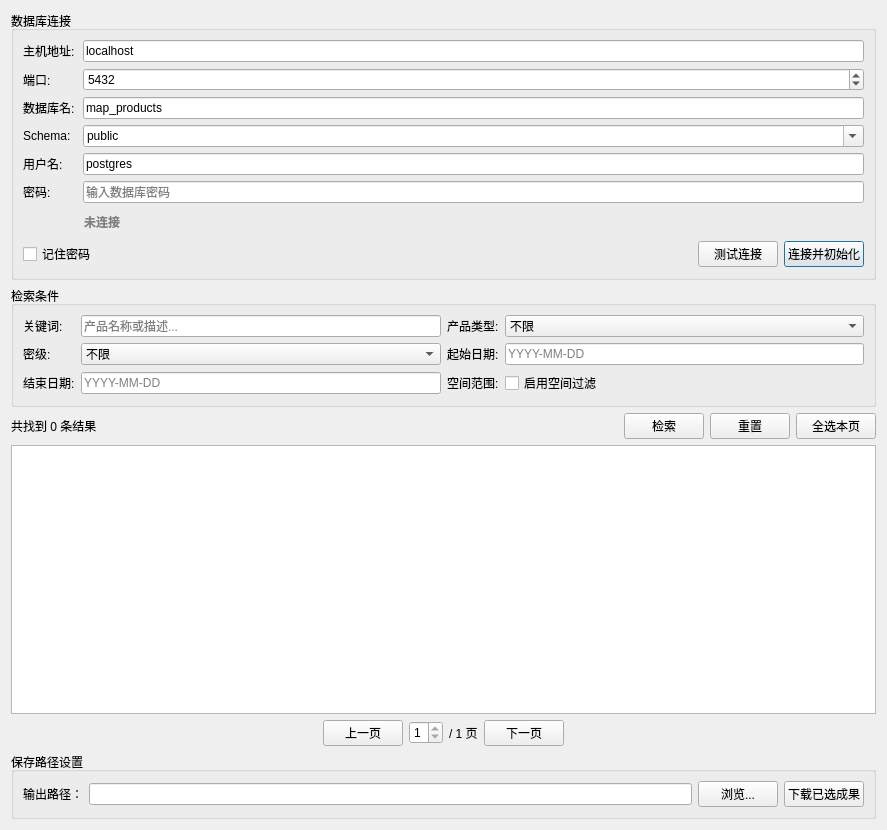
<?xml version="1.0" encoding="UTF-8"?>
<ui version="4.0">
 <class>mapdata_download</class>
 <widget class="QDialog" name="mapdata_download">
  <property name="geometry">
   <rect>
    <x>0</x>
    <y>0</y>
    <width>887</width>
    <height>830</height>
   </rect>
  </property>
  <property name="windowTitle">
   <string>地图数据下载</string>
  </property>
  <layout class="QGridLayout" name="gridLayout_2">
   <item row="0" column="0" colspan="8">
    <widget class="QGroupBox" name="groupBox">
     <property name="title">
      <string>数据库连接</string>
     </property>
     <layout class="QGridLayout" name="gridLayout">
      <item row="0" column="0" colspan="2">
       <widget class="QLabel" name="hostLabel">
        <property name="text">
         <string>主机地址:</string>
        </property>
       </widget>
      </item>
      <item row="0" column="2">
       <widget class="QLineEdit" name="mHostEdit">
        <property name="text">
         <string>localhost</string>
        </property>
        <property name="placeholderText">
         <string>PostgreSQL服务器IP或域名</string>
        </property>
       </widget>
      </item>
      <item row="1" column="0">
       <widget class="QLabel" name="portLabel">
        <property name="text">
         <string>端口:</string>
        </property>
       </widget>
      </item>
      <item row="1" column="2">
       <widget class="QSpinBox" name="mPortSpin">
        <property name="minimum">
         <number>1</number>
        </property>
        <property name="maximum">
         <number>65535</number>
        </property>
        <property name="value">
         <number>5432</number>
        </property>
       </widget>
      </item>
      <item row="2" column="0" colspan="2">
       <widget class="QLabel" name="dbNameLabel">
        <property name="text">
         <string>数据库名:</string>
        </property>
       </widget>
      </item>
      <item row="2" column="2">
       <widget class="QLineEdit" name="mDbNameEdit">
        <property name="text">
         <string>map_products</string>
        </property>
        <property name="placeholderText">
         <string>已启用PostGIS的数据库名称</string>
        </property>
       </widget>
      </item>
      <item row="3" column="0">
       <widget class="QLabel" name="schemaLabel">
        <property name="text">
         <string>Schema:</string>
        </property>
       </widget>
      </item>
      <item row="3" column="2">
       <widget class="QComboBox" name="mSchemaCombo">
        <property name="editable">
         <bool>true</bool>
        </property>
        <item>
         <property name="text">
          <string>public</string>
         </property>
        </item>
        <item>
         <property name="text">
          <string>map_products</string>
         </property>
        </item>
       </widget>
      </item>
      <item row="4" column="0">
       <widget class="QLabel" name="userLabel">
        <property name="text">
         <string>用户名:</string>
        </property>
       </widget>
      </item>
      <item row="4" column="2">
       <widget class="QLineEdit" name="mUserEdit">
        <property name="text">
         <string>postgres</string>
        </property>
        <property name="placeholderText">
         <string>数据库登录用户名</string>
        </property>
       </widget>
      </item>
      <item row="5" column="0">
       <widget class="QLabel" name="passwordLabel">
        <property name="text">
         <string>密码:</string>
        </property>
       </widget>
      </item>
      <item row="5" column="2">
       <widget class="QLineEdit" name="mPasswordEdit">
        <property name="echoMode">
         <enum>QLineEdit::Normal</enum>
        </property>
        <property name="placeholderText">
         <string>输入数据库密码</string>
        </property>
       </widget>
      </item>
      <item row="6" column="1" colspan="2">
       <widget class="QLabel" name="mStatusLabel">
        <property name="styleSheet">
         <string>QLabel { color: gray; font-weight: bold; padding: 4px; }</string>
        </property>
        <property name="text">
         <string>未连接</string>
        </property>
       </widget>
      </item>
      <item row="7" column="0" colspan="3">
       <layout class="QHBoxLayout" name="btnLayout">
        <item>
         <widget class="QCheckBox" name="mSavePwdCheck">
          <property name="text">
           <string>记住密码</string>
          </property>
         </widget>
        </item>
        <item>
         <spacer name="horizontalSpacer_3">
          <property name="orientation">
           <enum>Qt::Horizontal</enum>
          </property>
          <property name="sizeHint" stdset="0">
           <size>
            <width>40</width>
            <height>20</height>
           </size>
          </property>
         </spacer>
        </item>
        <item>
         <spacer name="horizontalSpacer_2">
          <property name="orientation">
           <enum>Qt::Vertical</enum>
          </property>
          <property name="sizeHint" stdset="0">
           <size>
            <width>40</width>
            <height>20</height>
           </size>
          </property>
         </spacer>
        </item>
        <item>
         <widget class="QPushButton" name="mTestBtn">
          <property name="toolTip">
           <string>测试数据库连接是否可用（不会初始化Schema）</string>
          </property>
          <property name="text">
           <string>测试连接</string>
          </property>
         </widget>
        </item>
        <item>
         <widget class="QPushButton" name="mConnectBtn">
          <property name="toolTip">
           <string>连接数据库并自动初始化表结构</string>
          </property>
          <property name="text">
           <string>连接并初始化</string>
          </property>
          <property name="default">
           <bool>true</bool>
          </property>
         </widget>
        </item>
       </layout>
      </item>
     </layout>
    </widget>
   </item>
   <item row="1" column="0" colspan="8">
    <widget class="QGroupBox" name="searchGroup">
     <property name="title">
      <string>检索条件</string>
     </property>
     <layout class="QGridLayout" name="searchLayout">
      <item row="1" column="3">
       <widget class="QLineEdit" name="mDateFromEdit">
        <property name="placeholderText">
         <string>YYYY-MM-DD</string>
        </property>
       </widget>
      </item>
      <item row="0" column="2">
       <widget class="QLabel" name="productTypeLabel">
        <property name="text">
         <string>产品类型:</string>
        </property>
       </widget>
      </item>
      <item row="0" column="3">
       <widget class="QComboBox" name="mProductTypeCombo">
        <item>
         <property name="text">
          <string>不限</string>
         </property>
        </item>
        <item>
         <property name="text">
          <string>矢量数据</string>
         </property>
        </item>
        <item>
         <property name="text">
          <string>栅格数据</string>
         </property>
        </item>
        <item>
         <property name="text">
          <string>制图文件</string>
         </property>
        </item>
        <item>
         <property name="text">
          <string>其它类型文件</string>
         </property>
        </item>
       </widget>
      </item>
      <item row="1" column="1">
       <widget class="QComboBox" name="mSecurityLevelCombo">
        <item>
         <property name="text">
          <string>不限</string>
         </property>
        </item>
        <item>
         <property name="text">
          <string>非密</string>
         </property>
        </item>
        <item>
         <property name="text">
          <string>内部</string>
         </property>
        </item>
        <item>
         <property name="text">
          <string>机密</string>
         </property>
        </item>
        <item>
         <property name="text">
          <string>秘密</string>
         </property>
        </item>
        <item>
         <property name="text">
          <string>绝密</string>
         </property>
        </item>
       </widget>
      </item>
      <item row="2" column="2">
       <widget class="QLabel" name="spatialLabel">
        <property name="text">
         <string>空间范围:</string>
        </property>
       </widget>
      </item>
      <item row="1" column="2">
       <widget class="QLabel" name="dateFromLabel">
        <property name="text">
         <string>起始日期:</string>
        </property>
       </widget>
      </item>
      <item row="0" column="1">
       <widget class="QLineEdit" name="mKeywordEdit">
        <property name="placeholderText">
         <string>产品名称或描述...</string>
        </property>
       </widget>
      </item>
      <item row="1" column="0">
       <widget class="QLabel" name="securityLevelLabel">
        <property name="text">
         <string>密级:</string>
        </property>
       </widget>
      </item>
      <item row="0" column="0">
       <widget class="QLabel" name="keywordLabel">
        <property name="text">
         <string>关键词:</string>
        </property>
       </widget>
      </item>
      <item row="2" column="1">
       <widget class="QLineEdit" name="mDateToEdit">
        <property name="placeholderText">
         <string>YYYY-MM-DD</string>
        </property>
       </widget>
      </item>
      <item row="2" column="3">
       <widget class="QCheckBox" name="mSpatialFilterCheck">
        <property name="text">
         <string>启用空间过滤</string>
        </property>
       </widget>
      </item>
      <item row="2" column="0">
       <widget class="QLabel" name="dateToLabel">
        <property name="text">
         <string>结束日期:</string>
        </property>
       </widget>
      </item>
     </layout>
    </widget>
   </item>
   <item row="2" column="0" colspan="8">
    <layout class="QHBoxLayout" name="resultToolbarLayout">
     <item>
      <widget class="QLabel" name="mResultCountLabel">
       <property name="text">
        <string>共找到 0 条结果</string>
       </property>
      </widget>
     </item>
     <item>
      <spacer name="resultToolbarSpacer">
       <property name="orientation">
        <enum>Qt::Horizontal</enum>
       </property>
       <property name="sizeHint" stdset="0">
        <size>
         <width>40</width>
         <height>20</height>
        </size>
       </property>
      </spacer>
     </item>
     <item>
      <widget class="QPushButton" name="mSearchBtn">
       <property name="text">
        <string>检索</string>
       </property>
      </widget>
     </item>
     <item>
      <widget class="QPushButton" name="mResetBtn">
       <property name="text">
        <string>重置</string>
       </property>
      </widget>
     </item>
     <item>
      <widget class="QPushButton" name="mSelectAllBtn">
       <property name="text">
        <string>全选本页</string>
       </property>
      </widget>
     </item>
    </layout>
   </item>
   <item row="3" column="0" colspan="8">
    <widget class="QTableWidget" name="mResultTable">
     <property name="editTriggers">
      <set>QAbstractItemView::NoEditTriggers</set>
     </property>
     <property name="selectionMode">
      <enum>QAbstractItemView::NoSelection</enum>
     </property>
     <property name="selectionBehavior">
      <enum>QAbstractItemView::SelectItems</enum>
     </property>
     <attribute name="horizontalHeaderStretchLastSection">
      <bool>true</bool>
     </attribute>
    </widget>
   </item>
   <item row="4" column="1">
    <spacer name="horizontalSpacer_4">
     <property name="orientation">
      <enum>Qt::Horizontal</enum>
     </property>
     <property name="sizeHint" stdset="0">
      <size>
       <width>236</width>
       <height>20</height>
      </size>
     </property>
    </spacer>
   </item>
   <item row="4" column="2">
    <widget class="QPushButton" name="mPrevPageBtn">
     <property name="text">
      <string>上一页</string>
     </property>
    </widget>
   </item>
   <item row="4" column="3">
    <widget class="QSpinBox" name="mPageSpinBox">
     <property name="minimum">
      <number>1</number>
     </property>
     <property name="maximum">
      <number>1</number>
     </property>
    </widget>
   </item>
   <item row="4" column="4">
    <widget class="QLabel" name="mTotalPageLabel">
     <property name="text">
      <string>/ 1 页</string>
     </property>
    </widget>
   </item>
   <item row="4" column="5">
    <widget class="QPushButton" name="mNextPageBtn">
     <property name="text">
      <string>下一页</string>
     </property>
    </widget>
   </item>
   <item row="4" column="6">
    <spacer name="horizontalSpacer_5">
     <property name="orientation">
      <enum>Qt::Horizontal</enum>
     </property>
     <property name="sizeHint" stdset="0">
      <size>
       <width>236</width>
       <height>20</height>
      </size>
     </property>
    </spacer>
   </item>
   <item row="5" column="0" colspan="8">
    <widget class="QGroupBox" name="outputPathGroup">
     <property name="title">
      <string>保存路径设置</string>
     </property>
     <layout class="QHBoxLayout" name="outputPathLayout">
      <item>
       <widget class="QLabel" name="label">
        <property name="text">
         <string>输出路径：</string>
        </property>
       </widget>
      </item>
      <item>
       <widget class="QLineEdit" name="lineEdit_filepath"/>
      </item>
      <item>
       <widget class="QPushButton" name="pushButton_savefile">
        <property name="text">
         <string>浏览...</string>
        </property>
       </widget>
      </item>
      <item>
       <widget class="QPushButton" name="mDownloadBtn">
        <property name="text">
         <string>下载已选成果</string>
        </property>
       </widget>
      </item>
     </layout>
    </widget>
   </item>
  </layout>
 </widget>
 <resources/>
 <connections/>
</ui>
